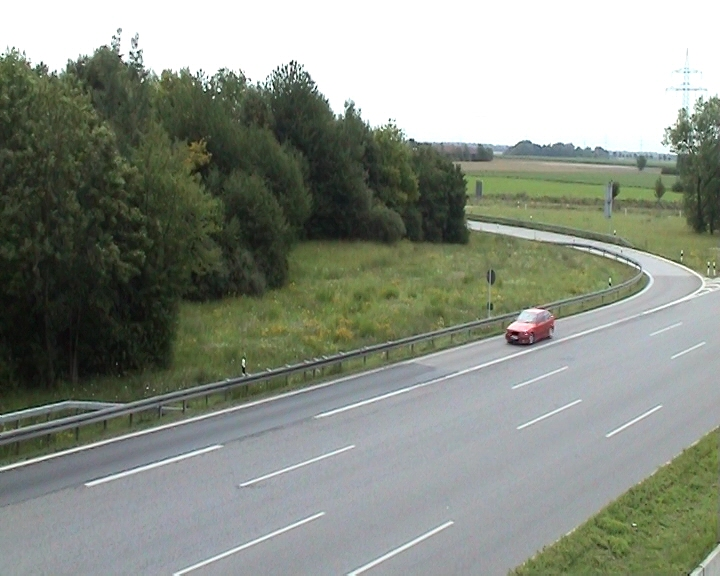
%> input picture Exercise/ex10/sequence/2043_000140.jpeg, 720 x 576 px; its folder holds 4 pictures in this run
$ octave ex2.m   (GNU Octave 9; MATLAB toolbox functions it lacks are replaced by stand-ins)
%> lines starting %> are read from the running program, lines starting %| are printed output that depends on the picture
%> further down, I1 is the input picture: size 576x720x3 uint8; mean R, G, B 137.5, 143.6, 132.8
### Exercise/ex10/colorHist.m
function [ h ] = colorHist( region )
% region: region from a colored image

    hsv = rgb2hsv(region);
%> hsv: size 35x49x3 double; mean H, S, V 0.738, 0.224, 0.61
    hue = hsv(:,:,1);
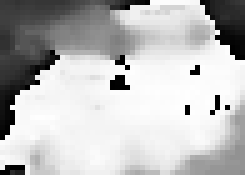
%> hue: size 35x49 double (shown 5 times larger); min 0, max 0.998, mean 0.738

    range = 0: (1/256) : 1;

    for i=1:256

        h(i) = sum(sum( hue>=range(i) & hue<range(i+1)));

    end
%> after the loop, h = 256 values, max 87 at index 254, min 0 at index 39, mean 6.7
    bar(h)
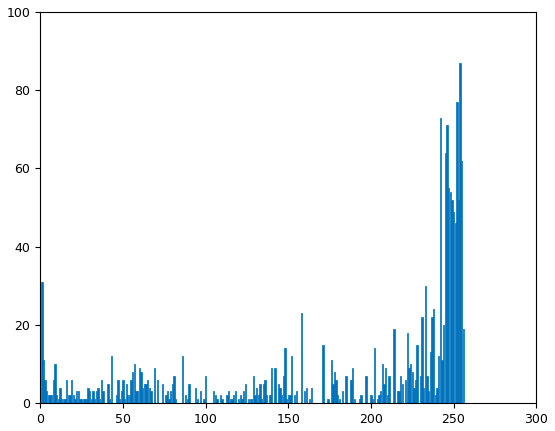
%> figure redrawn from the program's plot data; tallest bar 87 high, from x = 253.6 to 254.4

    %% For debugging
    %h = hist(hue(:), 256);
    %hist(hue(:), 256);

end

### Exercise/ex10/probMap.m
function [ prob ] = probMap( region, h )


    hsv = rgb2hsv(region);
    ind = round(hsv(:,:,1).*255)+1;
    prob = h(ind);

    maximum = max(max(prob));
    prob = round(prob .* (255/maximum));

end

### Exercise/ex10/ex2.m
clc;
clear;
close all;

frame1 = 140;
frame2 = 141;
frame_last = 190;
convergence_iteration = 20;
roi = [507,310, 555,344];
I1 = imread(num2str(frame1,'sequence/2043_000%03d.jpeg'));
region = I1(roi(2):roi(4), roi(1):roi(3),:);
h = colorHist(region);

width = (roi(3)-roi(1))/2;
height = (roi(4)-roi(2))/2;
centers = zeros(frame_last-frame2+2, 2);
centers(1,:) = [roi(1) + width, roi(2) + height];

figure;
imagesc(I1);
hold on;

rectangle('Position', [centers(1,1)-width, centers(1,2)-height,width*2,height*2] );


for i = 2:frame_last-frame2+2
    disp(i);
    disp(i+frame2-2);
    new_frame = imread(num2str(i+frame2-2,'sequence/2043_000%03d.jpeg'));
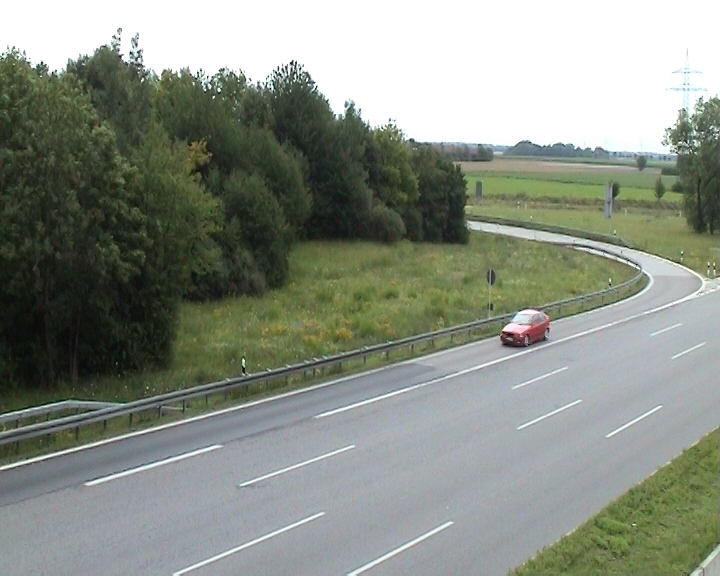
%> input picture Exercise/ex10/sequence/2043_000141.jpeg, 720 x 576 px
%> new_frame is the input picture: size 576x720x3 uint8; mean R, G, B 137.4, 143.5, 132.8

    centers(i,:) = centers(i-1,:);

    for j = 1:convergence_iteration

        region = new_frame(centers(i,2)-height:centers(i,2)+height, centers(i,1)-width:centers(i,1)+width,:);
        P = probMap(region, h);

        [y,x] = meshgrid(centers(i,2)-height:centers(i,2)+height, centers(i,1)-width:centers(i,1)+width);
        xc_new = round(sum(sum(x'.*P)) / sum(sum(P)));
        yc_new = round(sum(sum(y'.*P)) / sum(sum(P)));


        if abs(centers(i,1)-xc_new) < 2 || abs(centers(i,2)-yc_new) < 2
            centers(i,:) = [xc_new, yc_new];
            break;
        end
        centers(i,:) = [xc_new, yc_new];
    end
%> this loop made 1 pass
%> (maximum in probMap, xc_new, yc_new) on pass 1: (87, 530, 331)
%> pass 1, `region = new_frame(centers(i,2)-height:centers(i,2)+height, centers(i,..`:
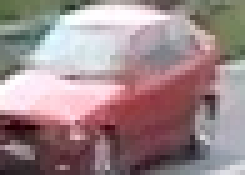
%> region: size 35x49x3 uint8 (shown 5 times larger); mean R, G, B 157.5, 136, 138.7
%> pass 1, in probMap, `ind = round(hsv(:,:,1).*255)+1;`:
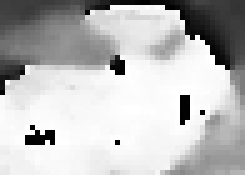
%> ind: size 35x49 double (shown 5 times larger); min 1, max 255, mean 188.4
%> pass 1, in probMap, `prob = h(ind);`:
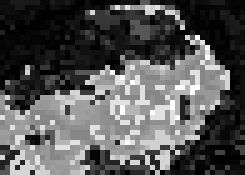
%> prob: size 35x49 double (shown 5 times larger); min 0, max 87, mean 29.4; drawn with min black and max white
%> after the loop, centers = 51 rows, first 12: [531 327; 530 331; 0 0; 0 0; 0 0; 0 0; 0 0; 0 0; 0 0; 0 0; 0 0; 0 0]
    imagesc(new_frame);

   rectangle('Position', [centers(i,1)-width, centers(i,2)-height,width*2,height*2] );
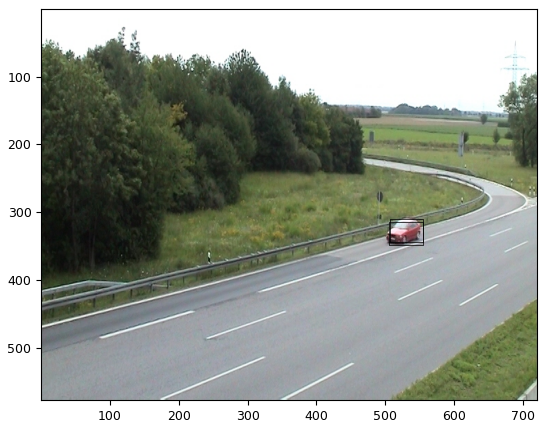
%> figure redrawn from the program's plot data
   pause


end
%> pass 2 of the loop `for i = 2:frame_last-frame2+2`:
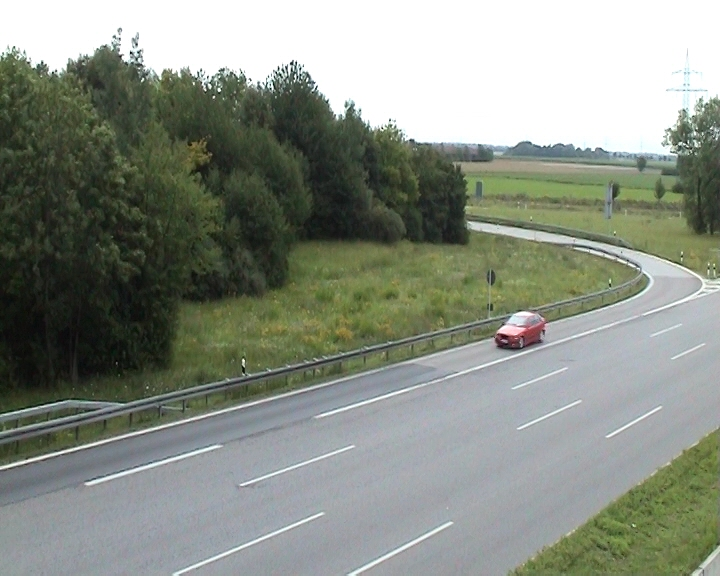
%> input picture Exercise/ex10/sequence/2043_000142.jpeg, 720 x 576 px
%> new_frame is the input picture: size 576x720x3 uint8; mean R, G, B 137.5, 143.5, 132.8
%> the loop `for j = 1:convergence_iteration` made 2 passes
%> (maximum in probMap, xc_new, yc_new) on passes 1 to 2: (87, 527, 333), (87, 525, 334)
%> pass 1, in probMap (call 2), `prob = h(ind);`:
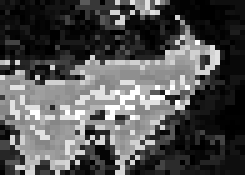
%> prob: size 35x49 double (shown 5 times larger); min 0, max 87, mean 28.1; drawn with min black and max white
%> after the loop `for j = 1:convergence_iteration`: centers = 51 rows, first 12: [531 327; 530 331; 525 334; 0 0; 0 0; 0 0; 0 0; 0 0; 0 0; 0 0; 0 0; 0 0]
%> `rectangle('Position', [centers(i,1)-width, centers(i,2)-height,width*2..`:
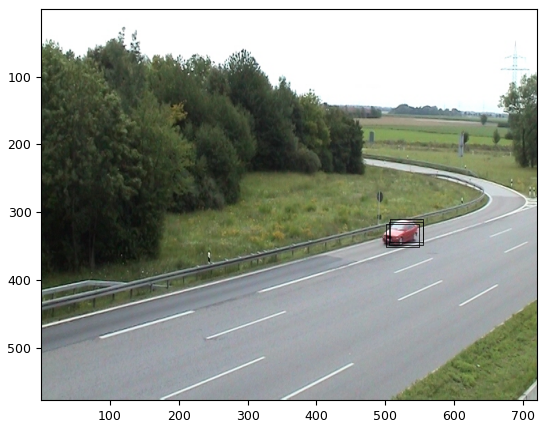
%> figure redrawn from the program's plot data
%> pass 3 of the loop `for i = 2:frame_last-frame2+2`:
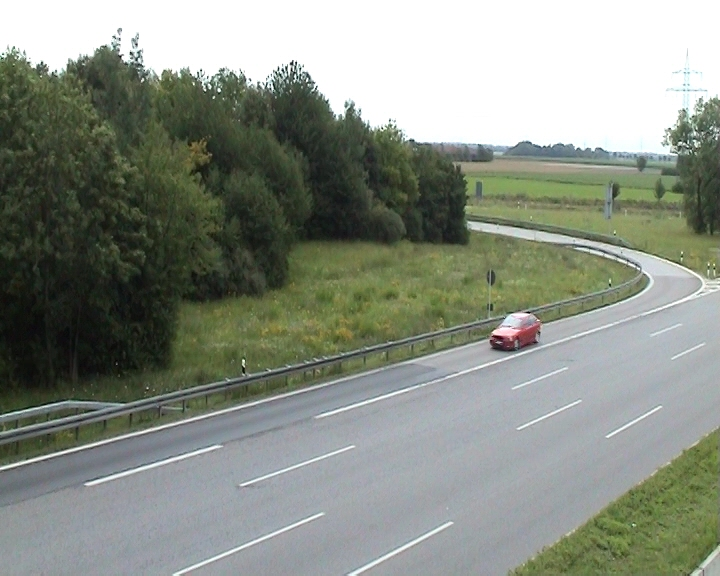
%> input picture Exercise/ex10/sequence/2043_000143.jpeg, 720 x 576 px
%> new_frame is the input picture: size 576x720x3 uint8; mean R, G, B 137.4, 143.5, 132.8
%> the loop `for j = 1:convergence_iteration` made 2 passes
%> (maximum in probMap, xc_new, yc_new) on passes 1 to 2: (87, 521, 336), (87, 519, 337)
%> pass 1, in probMap (call 4), `prob = h(ind);`:
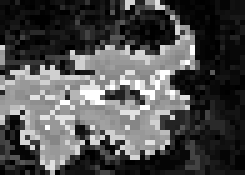
%> prob: size 35x49 double (shown 5 times larger); min 0, max 87, mean 26.9; drawn with min black and max white
%> after the loop `for j = 1:convergence_iteration`: centers = 51 rows, first 12: [531 327; 530 331; 525 334; 519 337; 0 0; 0 0; 0 0; 0 0; 0 0; 0 0; 0 0; 0 0]
%> `rectangle('Position', [centers(i,1)-width, centers(i,2)-height,width*2..`:
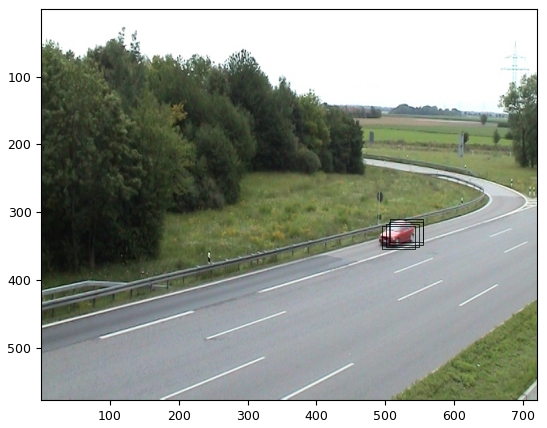
%> figure redrawn from the program's plot data
%> (the run ends here)
